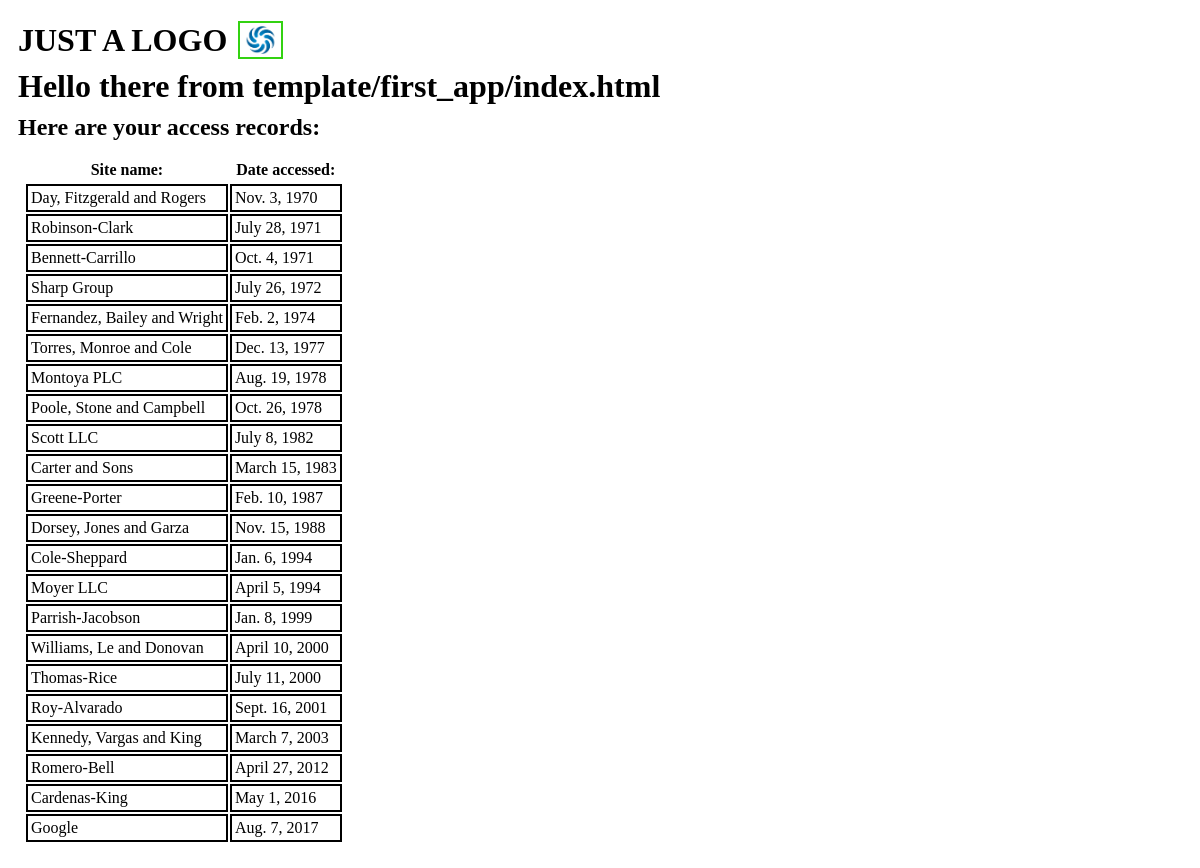
The page / on the database its author committed.
### first_app/models.py (models this page shows, shortened)
class AccessRecord(models.Model):
    name = models.ForeignKey(Webpage)
    date = models.DateField()

class Webpage(models.Model):
    topic = models.ForeignKey(Topic)
    name = models.CharField(max_length=200, unique=True)
    url = models.URLField(unique=True)
    def __str__(self):
        return self.name

### first_app/views.py (the view)
# urls.py: url(r'^$', views.index, name='index'),
def index(request):
    webpages_list = AccessRecord.objects.order_by('date')
    date_dict = {'access_records' : webpages_list}
    return render(request, 'first_app/index.html', context=date_dict)

### templates/first_app/index.html (shortened to what this page needs)
<!DOCTYPE html>
{% load staticfiles %}
<html lang="en">
<head>
    <link rel="stylesheet" href="{% static "css/mystyle.css" %}" />
</head>
<body>
    <h1>JUST A LOGO <img src="{% static "images/Accelrys.jpg" %}" alt="Not loading" width="3%" height="3%"></h1>
    <h1>Hello there from template/first_app/index.html</h1>
    <h2>Here are your access records:</h2>
    <div class="djangotwo">
        {% if access_records %}
        <table>
            <thead>
                <th>Site name:</th>
                <th>Date accessed:</th>
            </thead>
            <tbody>
                {% for acc in access_records %}
                <tr>
                    <td>{{ acc.name }}</td>
                    <td>{{ acc.date }}</td>
                </tr>
                {% endfor %}
            </tbody>
        </table>
        {% else %}
        <p>No access reords found!</p>
        {% endif %}
    </div>
</body>
</html>

### static/css/mystyle.css (style rules this page uses)
* { padding: 3px; margin: 3px; }
img { border: 2px solid #33d211; margin-bottom: -8px; }
h1 { padding-bottom: 3px; }
tr td { border: solid 2px black; }

### rows shown on the page
AccessRecord: name "Day, Fitzgerald and Rogers", date "Nov. 3, 1970"
AccessRecord: name "Robinson-Clark", date "July 28, 1971"
AccessRecord: name "Bennett-Carrillo", date "Oct. 4, 1971"
AccessRecord: name "Sharp Group", date "July 26, 1972"
AccessRecord: name "Fernandez, Bailey and Wright", date "Feb. 2, 1974"
AccessRecord: name "Torres, Monroe and Cole", date "Dec. 13, 1977"
AccessRecord: name "Montoya PLC", date "Aug. 19, 1978"
AccessRecord: name "Poole, Stone and Campbell", date "Oct. 26, 1978"
AccessRecord: name "Scott LLC", date "July 8, 1982"
AccessRecord: name "Carter and Sons", date "March 15, 1983"
AccessRecord: name "Greene-Porter", date "Feb. 10, 1987"
AccessRecord: name "Dorsey, Jones and Garza", date "Nov. 15, 1988"
AccessRecord: name "Cole-Sheppard", date "Jan. 6, 1994"
AccessRecord: name "Moyer LLC", date "April 5, 1994"
AccessRecord: name "Parrish-Jacobson", date "Jan. 8, 1999"
AccessRecord: name "Williams, Le and Donovan", date "April 10, 2000"
AccessRecord: name "Thomas-Rice", date "July 11, 2000"
AccessRecord: name "Roy-Alvarado", date "Sept. 16, 2001"
AccessRecord: name "Kennedy, Vargas and King", date "March 7, 2003"
AccessRecord: name "Romero-Bell", date "April 27, 2012"
AccessRecord: name "Cardenas-King", date "May 1, 2016"
AccessRecord: name "Google", date "Aug. 7, 2017"
